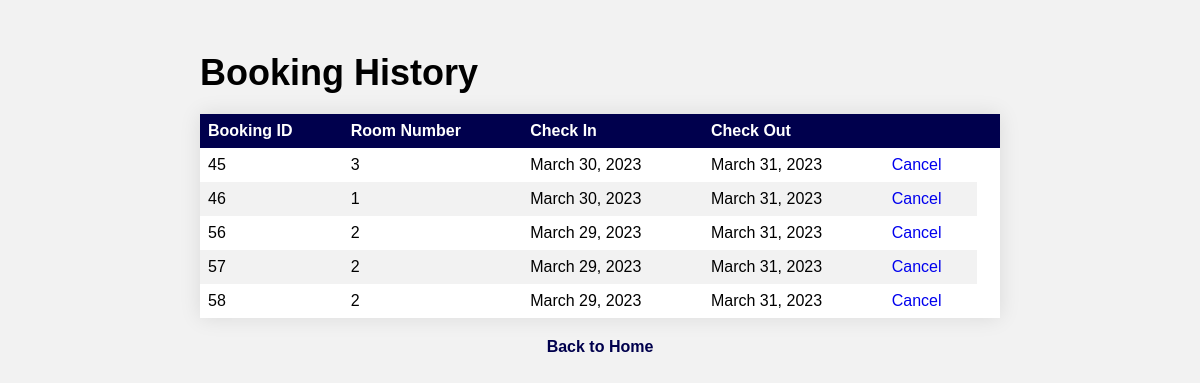
/active_bookings/ (signed in), run on the app's committed database.
### HMS_APP/models.py (models this page shows, shortened)
class Booking(models.Model):
    user = models.ForeignKey(settings.AUTH_USER_MODEL, on_delete=models.CASCADE)
    room = models.ForeignKey(Room, on_delete=models.CASCADE)
    check_in = models.DateField()
    check_out = models.DateField()

class Room(models.Model) :
    ROOM_CATEGORIES = (
        ('WithAc', 'AC'),
        ('WithoutAc', 'NON-AC'),
        ('Deluxe', 'DELUXE'),
    )
    number = models.IntegerField()
    category = models.CharField(max_length = 10, choices=ROOM_CATEGORIES)
    capacity = models.IntegerField()
    room_description = models.TextField()
    room_price = models.IntegerField(help_text = "Price Per Day", null=True)
    room_picture = models.ImageField(null=True)

### HMS_APP/views.py (the view)
# urls.py: path('active_bookings/', views.active_bookings, name = "active_bookings"),
def active_bookings(request):
    user = request.user
    bookings = Booking.objects.filter(user=user)
    return render(request, "bookings.html", {'bookings' : bookings})

### templates/bookings.html (shortened to what this page needs)
<!DOCTYPE html>
<html>
<head>
</head>
<body>
	<div class="container">
		<h1>Booking History</h1>
		<table>
			<thead>
				<tr>
					<th>Booking ID</th>
					<th>Room Number</th>
					<th>Check In</th>
					<th>Check Out</th>
					<th>  <th>
				</tr>
			</thead>
			<tbody>
				{% for booking in bookings %}
				<tr>
					<td>{{ booking.id }}</td>
					<td>{{ booking.room.number }}</td>
					<td>{{ booking.check_in }}</td>
					<td>{{ booking.check_out }}</td>
					<td><a href="{% url 'cancel_booking' id=booking.id %}">Cancel</a></td>
				</tr>
				{% endfor %}
			</tbody>
		</table>
		<div class="back-to-home">
			<a href="{% url 'home' %}">Back to Home</a>
		</div>
	</div>
</body>
</html>

### templates/bookings.html (style rules this page uses)
body { font-family: Arial, sans-serif; background-color: #f2f2f2; }
.container { max-width: 800px; margin: 0 auto; padding: 20px; }
h1 { font-size: 36px; font-weight: bold; margin-bottom: 20px; }
table { border-collapse: collapse; width: 100%; margin-bottom: 20px; background-color: #fff; box-shadow: 0 0 20px rgba(0, 0, 0, 0.1); }
th, td { text-align: left; padding: 8px; }
th { background-color: rgb(0, 0, 77); color: white; }
tr:nth-child(even) { background-color: #f2f2f2; }
.back-to-home { display: block; text-align: center; margin-top: 20px; }
.back-to-home a { color: rgb(0, 0, 77); font-weight: bold; text-decoration: none; }
a { text-decoration : none; }

### data on the page
Booking: id "45", room.number "3", check_in "March 30, 2023", check_out "March 31, 2023"
Booking: id "46", room.number "1", check_in "March 30, 2023", check_out "March 31, 2023"
Booking: id "56", room.number "2", check_in "March 29, 2023", check_out "March 31, 2023"
Booking: id "57", room.number "2", check_in "March 29, 2023", check_out "March 31, 2023"
Booking: id "58", room.number "2", check_in "March 29, 2023", check_out "March 31, 2023"
